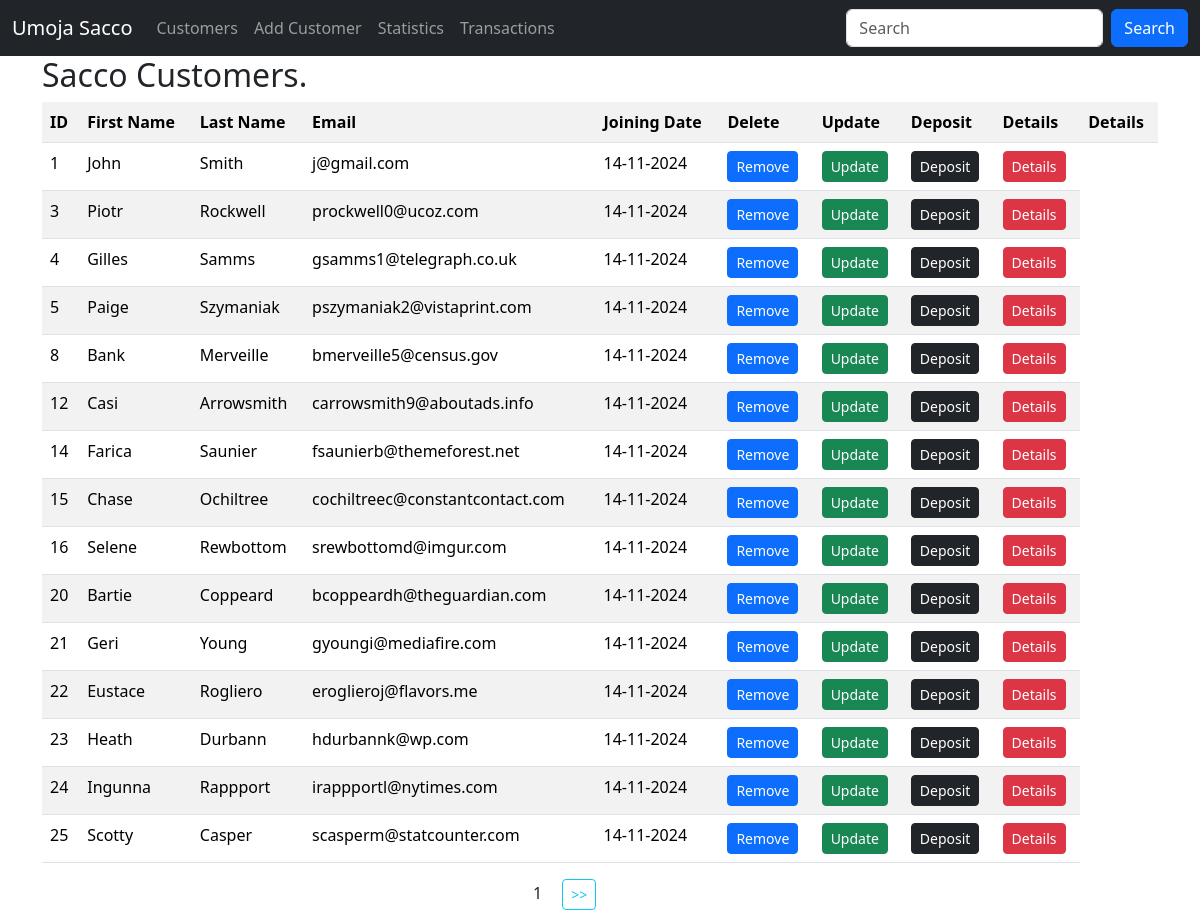
The app's page / (signed in), older data.
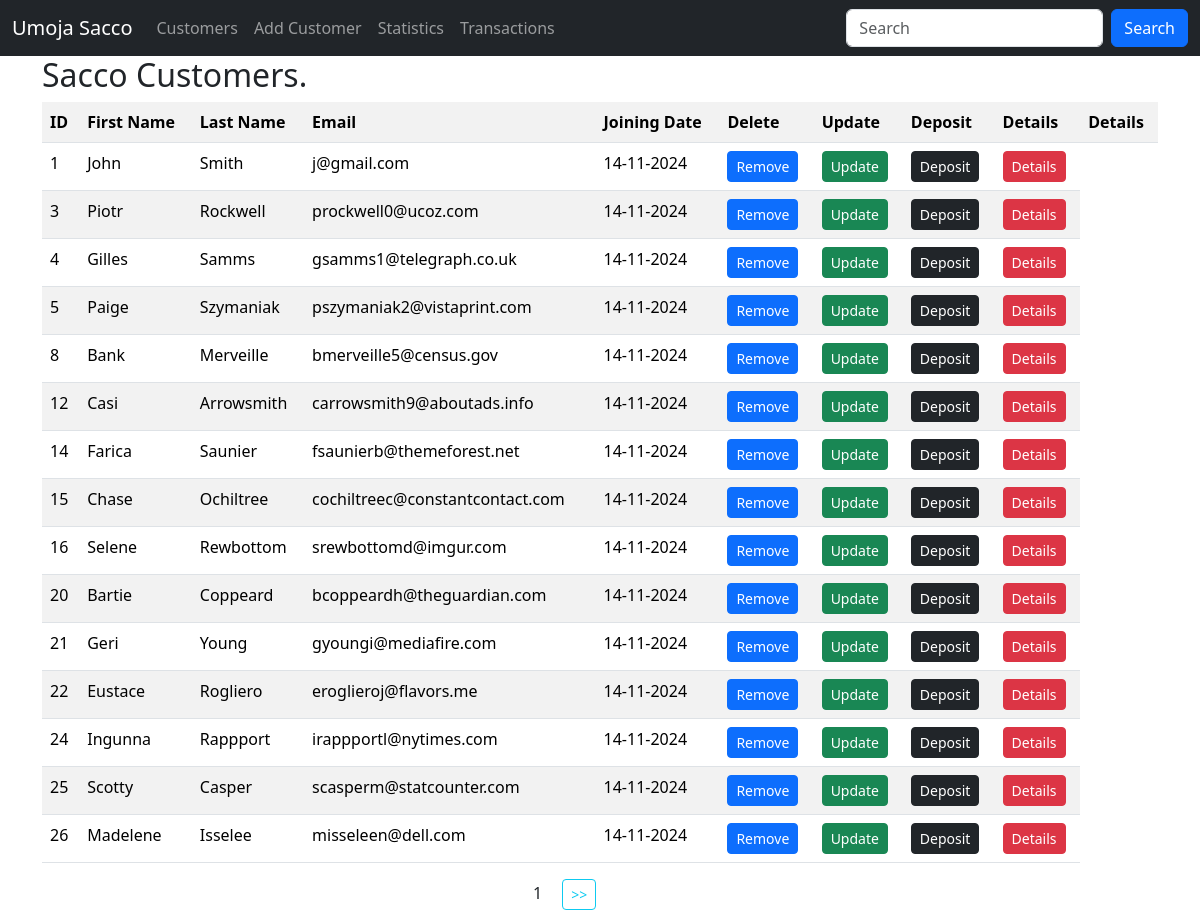
The same page, newer data.
### sacco/models.py (models this page shows, shortened)
class Customer(models.Model):
    first_name = models.CharField(max_length=30)
    last_name = models.CharField(max_length=30)
    email = models.EmailField(unique=True)
    dob = models.DateField()
    gender = models.CharField(max_length=10)
    weight = models.IntegerField(default=0)
    profile_pic = models.ImageField(upload_to=generate_unique_name, null=True ) # holds the image field
    created_at = models.DateTimeField(auto_now_add=True)  # to show when it was created
    updated_at = models.DateTimeField(auto_now=True)
    class Meta:
        db_table = 'customers'

### sacco/views.py (the view)
# urls.py: path('', views.customers, name='customers'),
@login_required
def customers(request):
    data = Customer.objects.all().order_by('id').values()   # select*from all orm object relational mapper. -id means in descending orderwhile id is in ascending order
    paginator = Paginator(data, 15)  #this one separets the data in pages
    page_number = request.GET.get('page', 1)
    try:
        paginated_data = paginator.page(page_number)
    except PageNotAnInteger |EmptyPage:
        paginated_data = paginator.page(1)
    return render(request, "customers.html", {"data": paginated_data})

### templates/customers.html (shortened to what this page needs)
{% extends 'master.html' %}
{% block content %}
	<div class="container">
    <h2>Sacco Customers.</h2>
    <table class="table table-striped">
        <tr>
            <th>ID</th>
            <th>First Name</th>
            <th>Last Name</th>
            <th>Email</th>
            <th>Joining Date</th>
            {% if  perms.Sacco.delete_customer %}
            	<th> Delete</th>
            {% endif %}
            {% if  perms.Sacco.change_customer %}
            	 <th> Update</th>
            {% endif %}
            {% if  perms.Sacco.add_deposit %}
            	 <th> Deposit</th>
            {% endif %}
            {% if  perms.Sacco.view_customer %}
            <th> Details</th>
            {% endif %}
            <th> Details</th>
        </tr>
        {% for customer in data.object_list %}   {% comment %}click fore then control space and choose the second option{% endcomment %}
        	<tr>
                <td>{{ customer.id }}</td>
                <td>{{ customer.first_name }}</td>
                <td>{{ customer.last_name}}</td>
                <td>{{ customer.email }}</td>
                <td>{{ customer.created_at |date:"d-m-Y" }}</td>
                {% if perms.Sacco.delete_customer %}
                	<td>
                    <a class ="btn btn-primary btn-sm " href="{% url 'delete_customer' customer.id %}" >Remove</a>
                </td>
                {% endif %}
                {% if perms.Sacco.change_customer %}
                	 <td>
                    <a class ="btn btn-success btn-sm" href="{% url 'update_customer' customer.id %}" >Update</a>
                </td>
                {% endif %}
               {% if perms.Sacco.add_deposit %}
                	 <td>
                    <a class ="btn btn-dark btn-sm" href="{% url 'deposit' customer.id %}" >Deposit</a>
                </td>
                {% endif %}
               {% if perms.Sacco.view_customer %}
                	  <td>
                    <a class ="btn btn-danger btn-sm" href="{% url 'customer_details' customer.id %}" >Details</a>
                </td>
                {% endif %}
            </tr>
        {% empty %}
        	<p>No Customers In the Sacco</p>
        {% endfor %}
    </table>
    <div class="row justify-content-center">
        <div class="col-sm-2">
            <span class="mx-3">{{ data.number }}</span>
            {% if data.has_next %}
                <a class="btn btn-outline-info btn-sm" href="?page={{ data.next_page_number }}"> >> </a>
            {% endif %}
        </div>
    </div>
    </div>
{% endblock %}

### templates/master.html (shortened to what this page needs)
<!DOCTYPE html>
<html lang="en">
<head>
    <link href="https://cdn.jsdelivr.net/npm/bootstrap@5.3.3/dist/css/bootstrap.min.css" rel="stylesheet">
</head>
<body>
<nav class="navbar navbar-expand-sm navbar-dark bg-dark">
    <div class="container-fluid">
        <a class="navbar-brand" href="">Umoja Sacco</a>
        <div class="collapse navbar-collapse" id="mynavbar">
            <ul class="navbar-nav me-auto">
                <li class="nav-item">
                    <a class="nav-link" href="{% url 'customers' %}">Customers</a>
                </li>
                <li class="nav-item">
                <li class="nav-item">
                    <a class="nav-link" href="{% url 'add_customer' %}">Add Customer</a>
                </li>
                <a class="nav-link" href="#">Statistics</a>
                </li>
                <li class="nav-item">
                    <a class="nav-link" href="#">Transactions</a>
                </li>
            </ul>
            <form class="d-flex" method="get" action="{% url 'search_customer' %}">
                <input class="form-control me-2" type="text" name="search" placeholder="Search">
                <button class="btn btn-primary" type="submit">Search</button>
            </form>
        </div>
    </div>
</nav>
{% block content %}
{% endblock %}
</body>
</html>

Row changes from the older to the newer data that the page shows:
removed Customer: id "23", first_name "Heath", last_name "Durbann", email "hdurbannk@wp.com", created_at "14-11-2024"
now on this page (row unchanged): Customer: id "26", first_name "Madelene", last_name "Isselee", email "misseleen@dell.com", created_at "14-11-2024"
